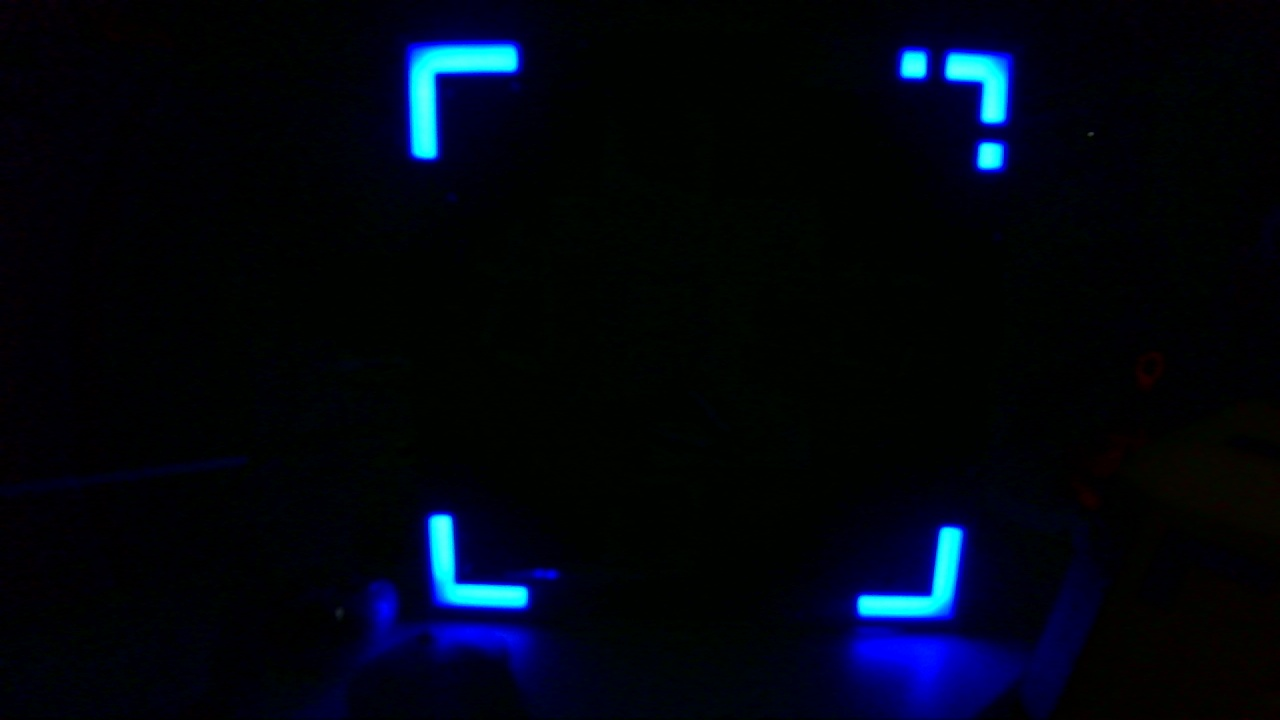
#> input picture data/1.jpg, 1280 x 720 px
$ python main.py ../data/1.jpg ../data/2.jpg ../data/2.jpg
#> lines starting #> are read from the running program, lines starting #| are printed output that depends on the picture
#!/usr/bin/env python
"""Script to extract roi using several algorithms
"""
import argparse
import numpy as np
import cv2
import matplotlib.pyplot as plt
from scipy import ndimage, misc
import numpy as np

function_names = ['SIFT_Rect']

if __name__ == '__main__':
    parser = argparse.ArgumentParser(description='ROI Detection Extraction')
    parser.add_argument('reference',metavar='QRY', help='Query Image')
    parser.add_argument('query', metavar='REF', help='Reference Image')
    parser.add_argument('name_of_qry_image', metavar='N_QRY', help='Name of Query Image')
    parser.add_argument('--algo', '-a', default='SIFT_Rect', metavar='ALGO',
                        choices=function_names,
                        help='Function names : ' + ' | '.join(function_names) +
                             ' (default: SIFT_Rect)')
    parser.add_argument('--thresh', '-t', default=0.70, type=float,
                        metavar='T',
                        help='Threshold between 0.45 and 0.8 (default : 0.70)')

    args = parser.parse_args()

    img1 = cv2.imread(args.reference,0)
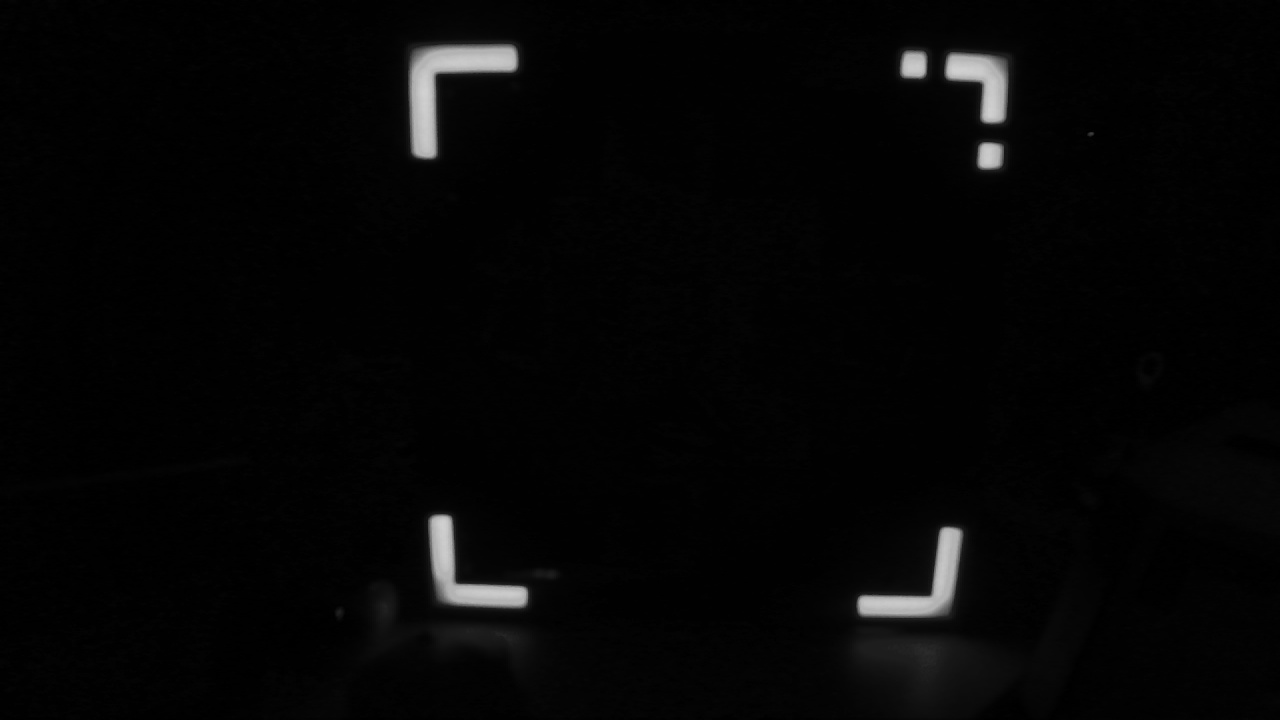
#> img1: shape (720, 1280); min 0, max 210, mean 5.3
    img2 = cv2.imread(args.query,0)
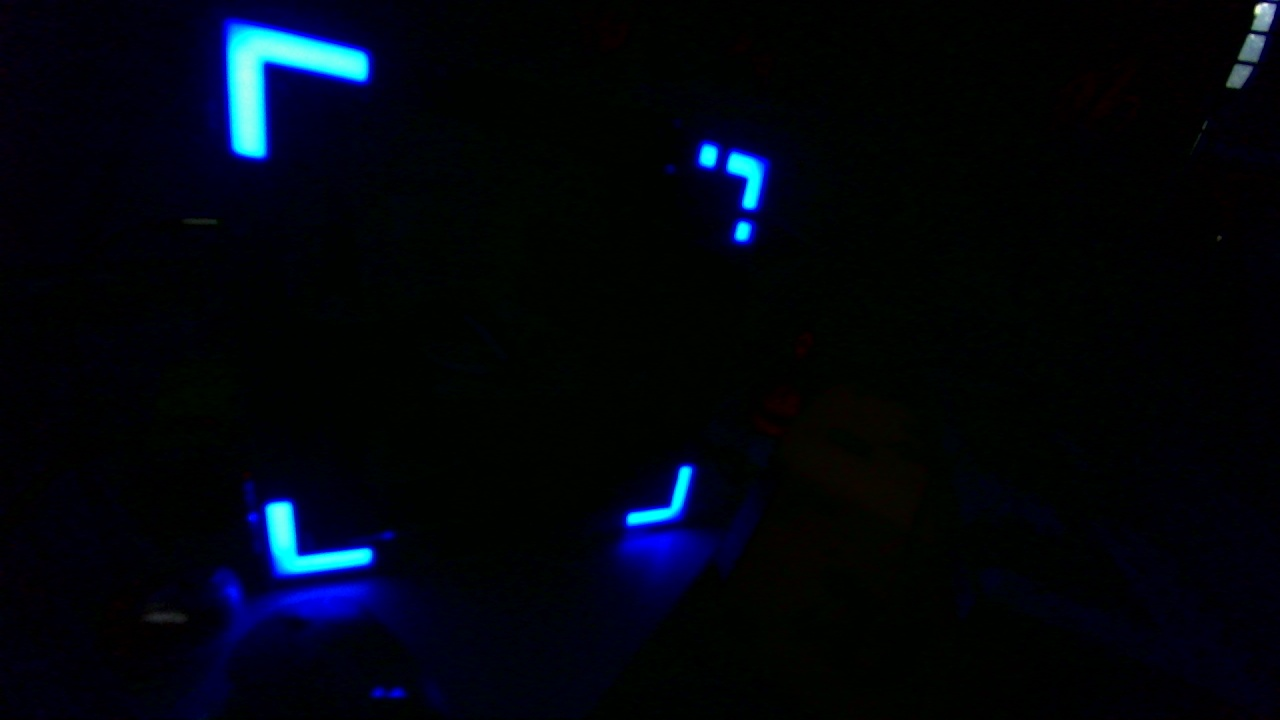
#> input picture data/2.jpg, 1280 x 720 px
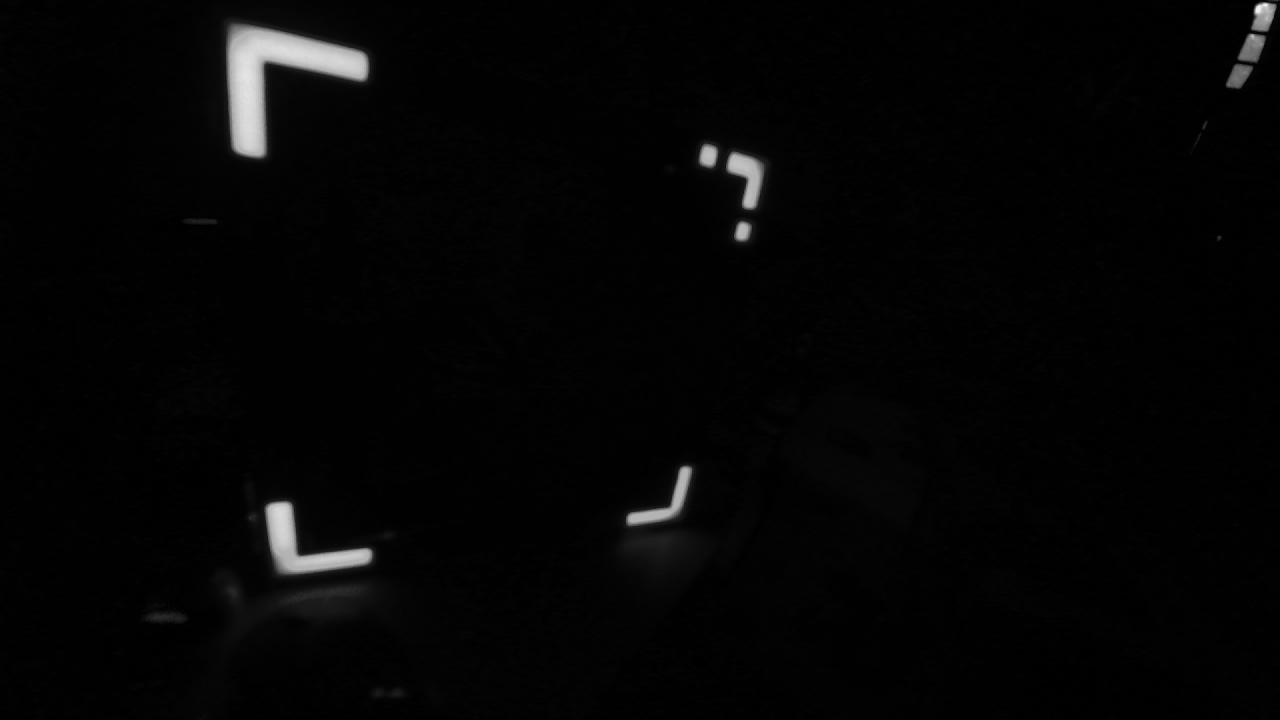
#> img2: shape (720, 1280); min 0, max 242, mean 5

    qimg = args.name_of_qry_image

    if(args.algo == 'SIFT_Rect'):
        getattr(__import__('utils'), args.algo)(img1, img2, qimg, args.thresh)
#> (this line was passed over: utils is not available in this run)
        print(args.reference)
